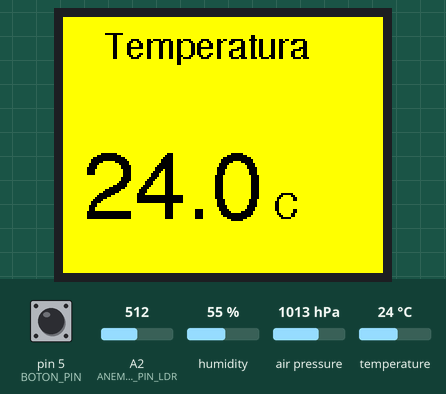
Recording of a sketch running on a simulated Arduino Uno, built with avr-gcc and run on an emulated ATmega328P. Parts: 160×128 colour display. The test bench sets the inputs (shaded band); at power-on: pin 5 (BOTON_PIN) HIGH, A2 (ANEMOMETRO_PIN_LDR) = 512, humidity 55 %, air pressure 1013 hPa, temperature 24 °C. What the sketch prints to the serial monitor is not drawn.

Above: at 3.4 s.
3.5 s: pin 5 (BOTON_PIN) pulled LOW for 0.15 s
At 4.4 s:
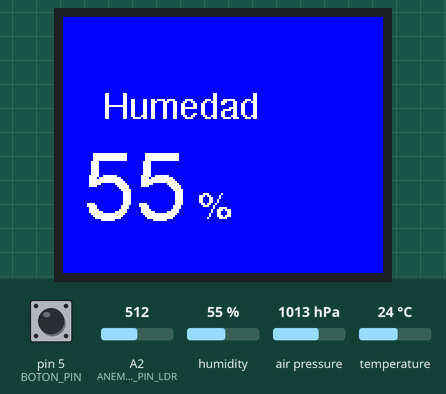
5.1 s: pin 5 (BOTON_PIN) pulled LOW for 1 s
At 5.7 s:
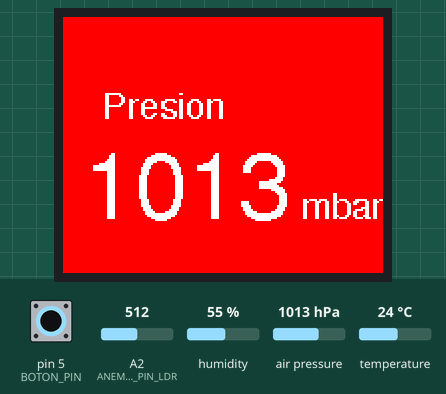
7.6 s: pin 5 (BOTON_PIN) pulled LOW for 0.15 s
At 8.7 s:
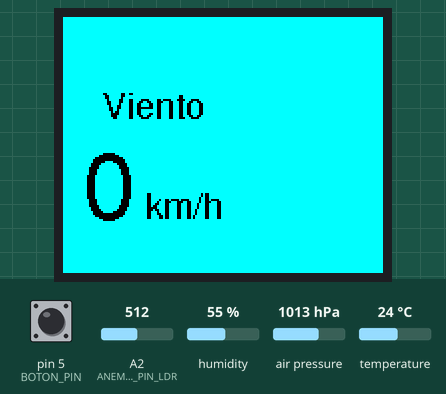
9.2 s: pin 5 (BOTON_PIN) pulled LOW for 3.2 s
At 10.1 s:
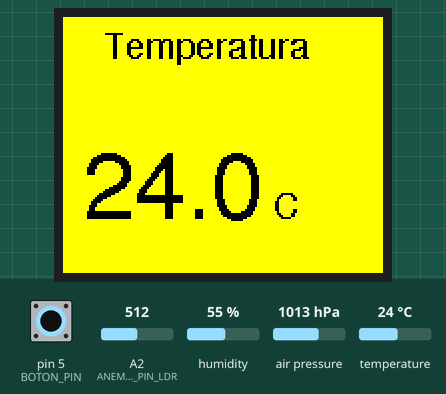
Timing chart, 0 to 12.2 s (numbered marks = the images above; inputs shaded):
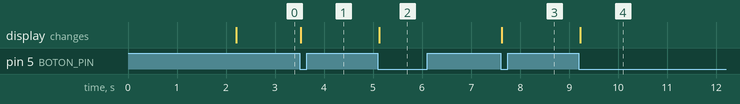

Measured:
- after the input at 3.5 s, the display: changes at once (image 1)
- after the input at 5.1 s, the display: changes at once (image 2)
- after the input at 7.6 s, the display: changes at once (image 3)
- after the input at 9.2 s, the display: changes at once (image 4)

The sketch:

fw-estacion-meteo.ino
```cpp
#include <Adafruit_SPITFT_Macros.h>
#include <Adafruit_GFX.h>
#include <gfxfont.h>
#include <Adafruit_SPITFT.h>
#include <Adafruit_ST7789.h>
#include <Adafruit_ST77xx.h>
#include <Adafruit_ST7735.h>
#include <Fonts/FreeSans9pt7b.h>
#include <Fonts/FreeSans24pt7b.h>

#include <Adafruit_BME280.h>

// Controlador de la pantalla
Adafruit_ST7735 pantalla = Adafruit_ST7735(10, 8, 9);

// Variables sensor de aire
Adafruit_BME280 bme280; // Crear objeto que controla el sensor
double temperaturaAire; // Crear variable para guardar la temperatura del aire
double humedadAire; // Crear variable para guardar la humedad del aire
double presionBarometrica; // Crear variable para guardar la presión barométrica

// Variables del anemómetro

const int ANEMOMETRO_PIN_LDR = A2;
const int ANEMOMETRO_UMBRAL_LASER_SUP = 480;
const int ANEMOMETRO_UMBRAL_LASER_INF = 380;
int anemometro_lecturaLdr;
int anemometro_nivelLaser;
int anemometro_nivelLaserAnterior;
unsigned long int anemometro_tiempoLaserActual;
unsigned long int anemometro_tiempoLaserAnterior;
unsigned long int anemometro_tiempoEntreVueltas;
unsigned long int anemometro_sumaTiempoEntreVueltas;
unsigned long int anemometro_mediaTiempoEntreVueltas;
int anemometro_contadorMediaTiempoEntreVueltas;
const int ANEMOMETRO_N_MEDIA_TIEMPO_ENTRE_VUELTAS = 5;
const int ANEMOMETRO_RADIO = 99; // en milímetros
const double ANEMOMETRO_PERIMETRO = 2 * 3.141592 * ANEMOMETRO_RADIO;
int velocidadDelViento;

// Variables del botón
const int BOTON_PIN = 5;
int estadoActualBoton;
int estadoAnteriorBoton;

// Variables del estado de la pantalla
const int PANTALLA_TEMPERATURA = 0;
const int PANTALLA_HUMEDAD = 1;
const int PANTALLA_PRESION = 2;
const int PANTALLA_VELOCIDADVIENTO = 3;
int estadoPantalla = PANTALLA_TEMPERATURA;

// Variables para medir el tiempo y refrescar la pantalla
unsigned long int tiempoUltimaActualizacion;
const unsigned long int TIEMPO_ENTRE_ACTUALIZACIONES = 20000;

void imprimirTemperaturaAire() {
  Serial.print("Temperatura: "); // Imprimir el valor de la temperatura del aire con 1 decimal
  Serial.print(temperaturaAire, 1);
  Serial.println(" C");
}

void imprimirHumedadAire() {
  Serial.print("Humedad: "); // Imprimir el valor de la humedad relativa del aire con 1 decimal
  Serial.print(humedadAire, 1);
  Serial.println("%");
}

void imprimirPresionBarometrica() {
  Serial.print("Presion barometrica: "); // Imprimir el valor de la presión barométrica sin decimales
  Serial.print(presionBarometrica, 0);
  Serial.println(" mbar");
}

void imprimirVelocidadDelViento() {
  Serial.print("Velocidad del viento: ");
  Serial.print(velocidadDelViento);
  Serial.println(" km/h");
}

void anemometroMedir() {
  anemometro_lecturaLdr = analogRead(ANEMOMETRO_PIN_LDR); // Leer el nivel de luz en el LDR

  // Decidir si el láser está incidiendo o no en el LDR según umbrales
  if(anemometro_lecturaLdr > ANEMOMETRO_UMBRAL_LASER_SUP) {
    anemometro_nivelLaser = HIGH;
  } else if(anemometro_lecturaLdr < ANEMOMETRO_UMBRAL_LASER_INF) {
    anemometro_nivelLaser = LOW;
  }

  if(anemometro_nivelLaser == HIGH && anemometro_nivelLaserAnterior == LOW) {
    anemometro_tiempoLaserActual = millis(); // Leer la hora actual
    anemometro_tiempoEntreVueltas = anemometro_tiempoLaserActual - anemometro_tiempoLaserAnterior; // Comprobar cuánto anemometro_tiempo ha pasado desde la última vez
    anemometro_sumaTiempoEntreVueltas += anemometro_tiempoEntreVueltas; // Incrementar variable por anemometro_tiempoEntreVueltas (igual a anemometro_mediaTiempoEntreVueltas = anemometro_mediaTiempoEntreVueltas + anemometro_tiempoEntreVueltas;)
    anemometro_contadorMediaTiempoEntreVueltas++; // Incrementar en 1 el contador (igual a anemometro_contadorMediaTiempoEntreVueltas = anemometro_contadorMediaTiempoEntreVueltas + 1;)
    if(anemometro_contadorMediaTiempoEntreVueltas >= ANEMOMETRO_N_MEDIA_TIEMPO_ENTRE_VUELTAS) { // Si hemos sumado el número de veces que queremos para la media
      anemometro_mediaTiempoEntreVueltas = anemometro_sumaTiempoEntreVueltas / ANEMOMETRO_N_MEDIA_TIEMPO_ENTRE_VUELTAS; // Dividir entre el número de adiciones para encontrar la media
      anemometro_sumaTiempoEntreVueltas = 0; // Resetear variables a 0 para empezar la media de nuevo
      anemometro_contadorMediaTiempoEntreVueltas = 0;
      velocidadDelViento = (3.6 * ANEMOMETRO_PERIMETRO/2) / anemometro_mediaTiempoEntreVueltas; // 3.6 = 3600000 (ms/h) / 1000000 (mm/km)
    }
    anemometro_tiempoLaserAnterior = anemometro_tiempoLaserActual; // Guardar la hora para la próxima vuelta
  }
  anemometro_nivelLaserAnterior = anemometro_nivelLaser; // Guardar el nivel del láser para compararlo con la próxima lectura
}

void actualizarDatos() {
  switch(estadoPantalla) {
    case PANTALLA_TEMPERATURA:
      temperaturaAire = bme280.readTemperature(); // Leer temperatura del aire y guardarla en su variable
      imprimirTemperaturaAire();
      pantalla.fillScreen(ST7735_YELLOW); // Limpiar la pantalla con fondo amarillo
      pantalla.setTextColor(ST7735_BLACK);// Seleccionar el color del texto
      pantalla.setFont(&FreeSans9pt7b);  // Seleccionar la fuente pequeña
      pantalla.setCursor(20, 20);
      pantalla.print("Temperatura");
      pantalla.setFont(&FreeSans24pt7b);  // Seleccionar la fuente grande
      pantalla.setCursor(10, 100);
      pantalla.print(temperaturaAire, 1);
      pantalla.setFont(&FreeSans9pt7b);  // Seleccionar la fuente pequeña
      pantalla.print(" C");
      break;
    case PANTALLA_HUMEDAD:
      humedadAire = bme280.readHumidity(); // Leer humedad relativa del aire
      imprimirHumedadAire();
      pantalla.fillScreen(ST7735_BLUE); // Limpiar la pantalla con fondo amarillo
      pantalla.setFont(&FreeSans9pt7b);  // Seleccionar la fuente pequeña
      pantalla.setTextColor(ST7735_WHITE);// Seleccionar el color del texto
      pantalla.setCursor(20, 50);
      pantalla.print("Humedad");
      pantalla.setFont(&FreeSans24pt7b);  // Seleccionar la fuente grande
      pantalla.setCursor(10, 100);
      pantalla.print(humedadAire, 0);
      pantalla.setFont(&FreeSans9pt7b);  // Seleccionar la fuente pequeña
      pantalla.print(" %");
      break;
    case PANTALLA_PRESION:
      presionBarometrica = bme280.readPressure() / 100; // Leer presión barométrica y convertirla a milibares
      imprimirPresionBarometrica();
      pantalla.fillScreen(ST7735_RED); // Limpiar la pantalla con fondo amarillo
      pantalla.setFont(&FreeSans9pt7b);  // Seleccionar la fuente pequeña
      pantalla.setTextColor(ST7735_WHITE);// Seleccionar el color del texto
      pantalla.setCursor(20, 50);
      pantalla.print("Presion");
      pantalla.setFont(&FreeSans24pt7b);  // Seleccionar la fuente grande
      pantalla.setCursor(10, 100);
      pantalla.print(presionBarometrica, 0);
      pantalla.setFont(&FreeSans9pt7b);  // Seleccionar la fuente pequeña
      pantalla.print(" mbar"); // Es lo mismo que hPa
      break;
    case PANTALLA_VELOCIDADVIENTO:
      imprimirVelocidadDelViento();
      pantalla.fillScreen(ST7735_CYAN); // Limpiar la pantalla con fondo amarillo
      pantalla.setFont(&FreeSans9pt7b);  // Seleccionar la fuente pequeña
      pantalla.setTextColor(ST7735_BLACK);// Seleccionar el color del texto
      pantalla.setCursor(20, 50);
      pantalla.print("Viento");
      pantalla.setFont(&FreeSans24pt7b);  // Seleccionar la fuente grande
      pantalla.setCursor(10, 100);
      pantalla.print(velocidadDelViento, DEC);
      pantalla.setFont(&FreeSans9pt7b);  // Seleccionar la fuente pequeña
      pantalla.print(" km/h"); // Es lo mismo que hPa
      break;
  }

  tiempoUltimaActualizacion = millis(); // Actualiza el tiempo del último refresco de pantalla.
}

void setup() {
  bme280.begin(0x76); // Inicializar el sensor que tiene la dirección I²C 0x76
  Serial.begin(9600); // Inicializar puerto serie

  pinMode(BOTON_PIN, INPUT_PULLUP); // Configurar pin del botón como entrada con pullup
  estadoActualBoton = digitalRead(BOTON_PIN); // Leer el estado inicial del botón
  estadoAnteriorBoton = estadoActualBoton;

  // Inicializar pantalla
  pantalla.initR(INITR_BLACKTAB);
  // Rotar pantalla para ponerla apaisada
  pantalla.setRotation(1);
  // Limpiar pantalla (rellenar de negro)
  pantalla.fillScreen(ST7735_BLACK);

  pantalla.setFont(&FreeSans9pt7b);
  pantalla.setTextWrap(false);
  pantalla.setCursor(17, 50);
  pantalla.print("Estacion Meteo");
  pantalla.setCursor(14, 70);
  pantalla.print("por Pablo Bacho");

  delay(2000);
  actualizarDatos();
}

void loop() {
  anemometroMedir();

  estadoActualBoton = digitalRead(BOTON_PIN);
  if(estadoActualBoton == LOW && estadoAnteriorBoton == HIGH) {
    estadoPantalla++;
    if(estadoPantalla > 3) {
      estadoPantalla = 0;
    }
    actualizarDatos();
  }
  estadoAnteriorBoton = estadoActualBoton; // Guardar el estado del botón para la próxima vuelta

  if(millis() - tiempoUltimaActualizacion >= TIEMPO_ENTRE_ACTUALIZACIONES) {
    actualizarDatos();
  }

}
```
